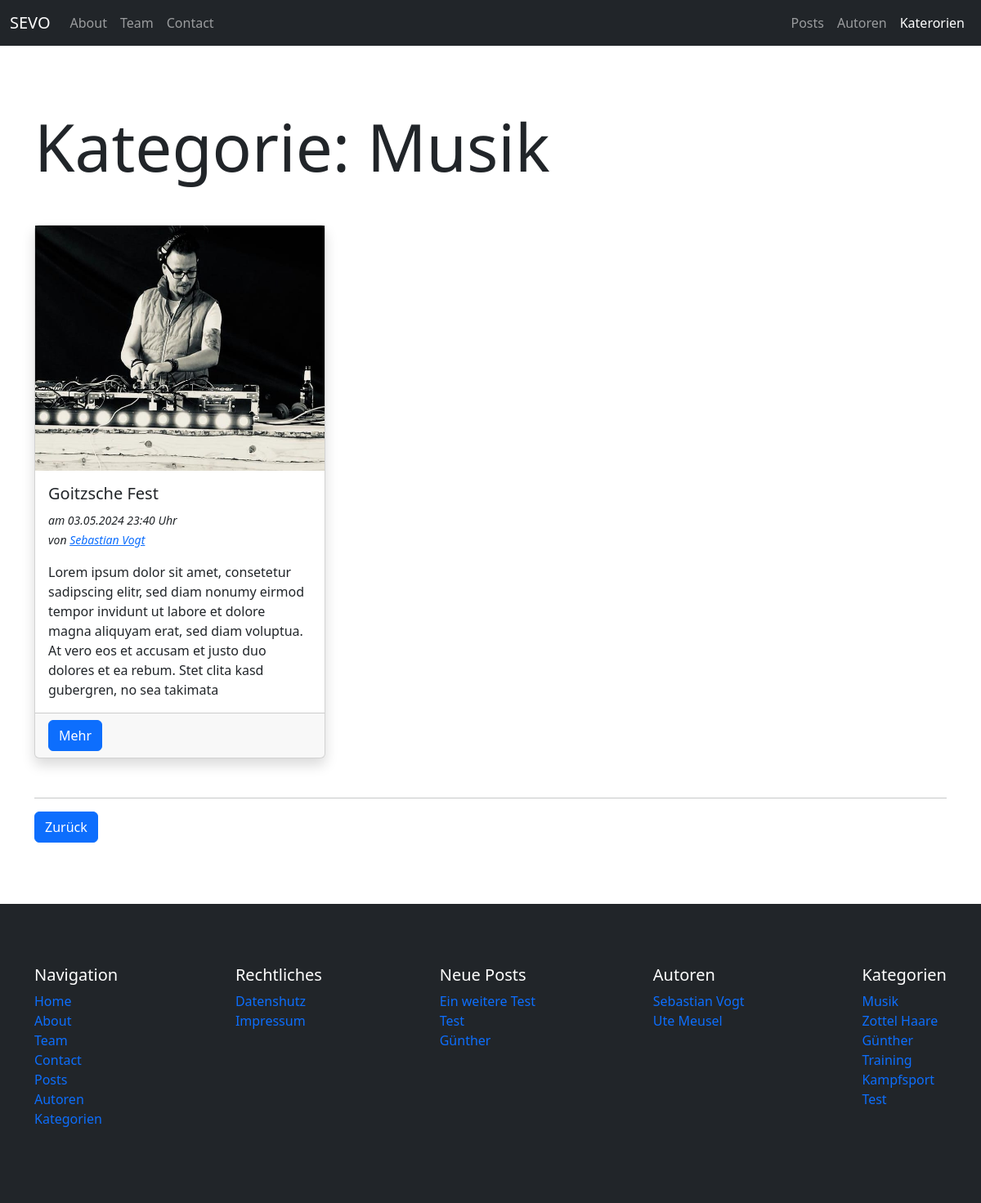
The page /blog/category/musik on the database as committed earlier.
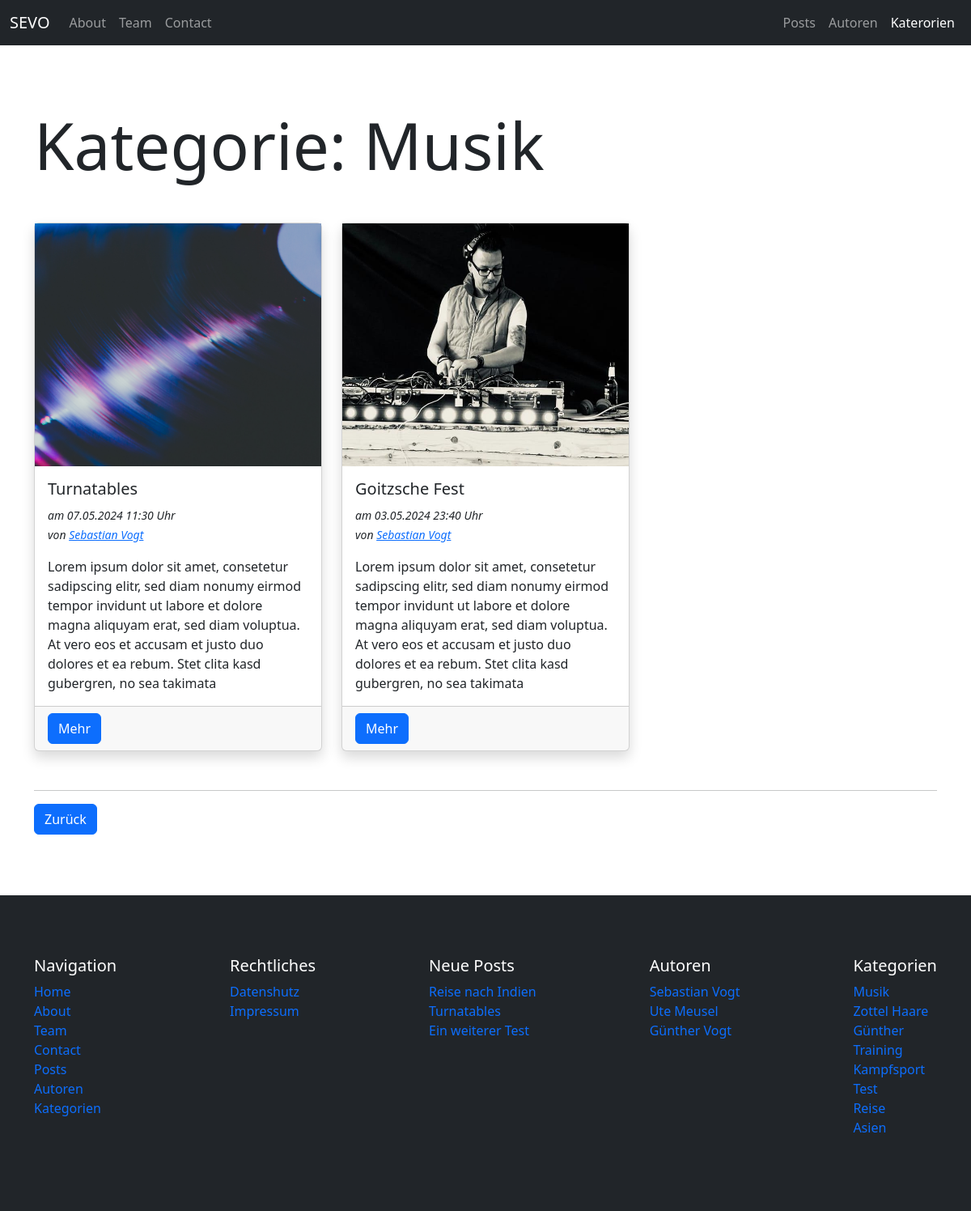
The same page on the database as committed later.
### pages/models.py (models this page shows, shortened)
class Page(models.Model):
    class Templates(models.TextChoices):
        FULL_WIDTH = "Fullwidth"
        CONTAINER = "Container"
        FULL_WIDTH_WITH_HEADER = "Fullwidth with header"
        CONTAINER_WITH_HEADER = "Container with header"
    title = models.CharField(max_length=255)
    slug = models.SlugField(unique=True, blank=True)
    index = models.IntegerField(default=1)
    content = tinymce_models.HTMLField()
    featured_image = models.ForeignKey(Image, on_delete=models.SET_NULL, null=True, blank=True)
    published = models.BooleanField(default=True)
    is_home = models.BooleanField(default=False)
    template = models.CharField(max_length=100, choices=Templates.choices, default=Templates.CONTAINER)
    created_at = models.DateTimeField(auto_now_add=True)
    updated_at = models.DateTimeField(auto_now=True)

### blog/models.py (models this page shows, shortened)
class Post(models.Model):
    author = models.ForeignKey(Author, on_delete=models.SET_NULL, null=True)
    title = models.CharField(max_length=255)
    slug = models.SlugField(unique=True)
    categories = models.ManyToManyField(Category, blank=True)
    content = tinymce_models.HTMLField()
    excerpt = models.TextField(max_length=255, blank=True)
    featured_image = models.ForeignKey(Image, on_delete=models.SET_NULL, blank=True, null=True)
    published = models.BooleanField(default=True)
    is_featured = models.BooleanField(default=False)
    allow_comments = models.BooleanField(default=False)
    created_at = models.DateTimeField(auto_now_add=True)
    updated_at = models.DateTimeField(auto_now=True)

class Category(models.Model):
    name = models.CharField(max_length=100, unique=True, db_index=True)
    slug = models.SlugField(unique=True, default="")
    class Meta:
        verbose_name_plural = "Categories"

### uploaded_media/models.py (models this page shows, shortened)
class Image(models.Model):
    title = models.CharField(max_length=100)
    alt_text = models.CharField(max_length=100)
    categories = models.ManyToManyField(Category, blank=True)
    image = models.ImageField(upload_to="uploaded_media/images")

### author/models.py (models this page shows, shortened)
class Author(models.Model):
    firstname = models.CharField(max_length=100)
    lastname = models.CharField(max_length=100)
    nickname = models.CharField(max_length=100, blank=True)
    email = models.EmailField(null=True)
    slug = models.SlugField(unique=True, default="")
    def get_fullname(self):
        return f"{self.firstname} {self.lastname}"

### blog/views.py (the view)
# urls.py: path("category/<slug:slug>", views.category_single, name="blog-category-slug"),
def category_single(request, slug):
    category = get_object_or_404(models.Category, slug=slug)
    posts = category.post_set.filter(published=True).order_by("-created_at")
    return render(request, "blog/category_single.html", {
        "title": "Post category single",
        "category": category,
        "posts": posts
    })

### utils/context_processors.py (called while the page is built)
def menus_context(request):
    menu_main = Menu.objects.get(name="Main")
    menu_meta = Menu.objects.get(name="Meta")
    pages_main = menu_main.pages.filter(published=True).order_by("index")
    pages_meta = menu_meta.pages.filter(published=True).order_by("index")
    categories = Category.objects.all()
    authors = Author.objects.all()
    latest_posts = Post.objects.filter(published=True).order_by("-created_at")[:3]
    return {
        "pages_main": pages_main,
        "pages_meta": pages_meta,
        "categories": categories,
        "authors": authors,
        "latest_posts": latest_posts
    }

### blog/templates/blog/category_single.html (shortened to what this page needs)
{% extends "base.html" %}
{% block content %}
    <div class="container section-padding">
        <div class="mb-5">
            <h1 class="display-1">Kategorie: {{ category.name|title }}</h1>
        </div>
        {% if posts %}
        <div class="row row-cols-1 row-cols-lg-3 g-4 mb-5">
            {% for post in posts %}
                <div class="col">
                    {% include "blog/partials/_posts_item.html" %}
                </div>
            {% endfor %}
        </div>
        {% else %}
            <p>Keine Posts vorhanden</p>
        {% endif %}
        <hr>
        <button class="btn btn-primary back-link">Zurück</button>
    </div>
{% endblock %}

### templates/partials/_navbar.html (shortened to what this page needs)
<nav class="navbar navbar-expand-lg bg-dark border-body" data-bs-theme="dark">
    <div class="container-fluid">
      <a class="navbar-brand" href="{% url "homepage" %}">SEVO</a>
      <div class="collapse navbar-collapse" id="navbarNav">
        <ul class="navbar-nav me-auto">
            {% for page in pages_main %}
                {% if page.is_home == False %}
                    <li class="nav-item">
                        <a class="nav-link" href="{% url "pages-page-single-slug" slug=page.slug %}">{{ page.title|title }}</a>
                    </li>
                {% endif %}
            {% endfor %}
        </ul>
        <ul class="navbar-nav d-flex">
            <li class="nav-item">
                <a class="nav-link{% if "post" in request.path %} active{% endif %}"{% if "post" in request.path %} aria-current="page"{% endif %} href="{% url "blog-posts" %}">Posts</a>
            </li>
            <li class="nav-item">
                <a class="nav-link{% if "author" in request.path %} active{% endif %}"{% if "author" in request.path %} aria-current="page"{% endif %} href="{% url "author-index" %}">Autoren</a>
            </li>
            <li class="nav-item">
                <a class="nav-link{% if "categor" in request.path %} active{% endif %}"{% if "categor" in request.path %} aria-current="page"{% endif %} href="{% url "blog-categories" %}">Katerorien</a>
            </li>
        </ul>
      </div>
    </div>
  </nav>

### blog/templates/blog/partials/_posts_item.html (shortened to what this page needs)
<div class="card h-100 shadow">
    <a class="card__image-link w-100 d-block" href="{% url "blog-post-slug" slug=post.slug %}">
      <img class="card__image w-100" src="{{ post.featured_image.image.url }}" class="card-img-top" alt="{{ post.featured_image.image.title }}">
    </a>
    <div class="card-body">
      <h5 class="card-title">{{ post.title }}</h5>
        <div class="mb-3">
          <small>
            <i>
            am
            <time>{{ post.created_at|date:"d.m.Y H:i" }} Uhr</time>
            <br>
            von
            <a href="{% url "author-single-slug" slug=post.author.slug %}">{{ post.author.get_fullname }}</a>
            </i>
          </small>
        </div>
      <p class="card-text">{{ post.excerpt}}</p>
    </div>
    <div class="card-footer">
      <a class="btn btn-primary" href="{% url "blog-post-slug" slug=post.slug %}">Mehr</a>
    </div>
  </div>

### templates/partials/_navigation_main.html
<nav>
    <ul class="list-unstyled">
        {% for page in pages_main %}
            <li><a class="text-decoration-none {% if page.title|lower in request.path or page.is_home and request.path == "/" %}active{% endif %}" href="{% url "pages-page-single-slug" slug=page.slug %}">{{ page.title }}</a></li>
        {% endfor %}
        <li><a class="text-decoration-none" href="{% url "blog-posts" %}">Posts</a></li>
        <li><a class="text-decoration-none" href="{% url "author-index" %}">Autoren</a></li>
        <li><a class="text-decoration-none" href="{% url "blog-categories" %}">Kategorien</a></li>
    </ul>
</nav>

### templates/partials/_navigation_meta.html
<nav>
    <ul class="list-unstyled">
        {% for page in pages_meta %}
            <li><a class="text-decoration-none {% if page.title|lower in request.path or page.is_home and request.path == "/" %}active{% endif %}" href="{% url "pages-page-single-slug" slug=page.slug %}">{{ page.title }}</a></li>
        {% endfor %}
    </ul>
</nav>

### templates/partials/_navigation_latest_posts.html
<nav>
    {% if latest_posts %}
        <ul class="list-unstyled">
            {% for post in latest_posts %}
                <li><a class="text-decoration-none {% if post.slug|lower in request.path %}active{% endif %}" href="{% url "blog-post-slug" slug=post.slug %}">{{ post.title }}</a></li>
            {% endfor %}
        </ul>
    {% else %}
        <p>Keine Posts vorhanden</p>
    {% endif %}
</nav>

### templates/partials/_navigation_authors.html
<nav>
    {% if authors %}
        <ul class="list-unstyled">
            {% for author in authors %}
                <li><a class="text-decoration-none {% if author.name|lower in request.path %}active{% endif %}" href="{% url "author-single-slug" slug=author.slug %}">{{ author.get_fullname }}</a></li>
            {% endfor %}
        </ul>
    {% else %}
        <p>Keine Autoren vorhanden</p>
    {% endif %}
</nav>

### templates/partials/_navigation_categories.html
<nav>
    {% if categories %}
        <ul class="list-unstyled">
            {% for category in categories %}
                <li><a class="text-decoration-none {% if category.name|lower in request.path %}active{% endif %}" href="{% url "blog-category-slug" slug=category.slug %}">{{ category.name }}</a></li>
            {% endfor %}
        </ul>
    {% else %}
        <p>Keine Kategorien vorhanden</p>
    {% endif %}
</nav>

Rows that differ between the two databases and show on the page:
no longer on this page (row edited): Post: title "Test", shown under "Neue Posts"
no longer on this page (row edited): Post: title "Günther", shown under "Neue Posts"
added Post: featured_image.image (picture), title "Turnatables", created_at "07.05.2024 11:30", author.get_fullname "Sebastian Vogt", excerpt "Lorem ipsum dolor sit amet, consetetur sadipscing elitr, sed diam nonumy eirmod tempor invidunt ut labore et dolore magna aliquyam erat, sed diam voluptua. At vero eos et accusam et justo duo dolores et ea rebum. Stet clita kasd gubergren, no sea takimata"
added Post: title "Reise nach Indien", shown under "Neue Posts"
changed Post: title "Ein weitere Test" → "Ein weiterer Test"
added Author: get_fullname "Günther Vogt"
added Category: name "Reise"
added Category: name "Asien"
